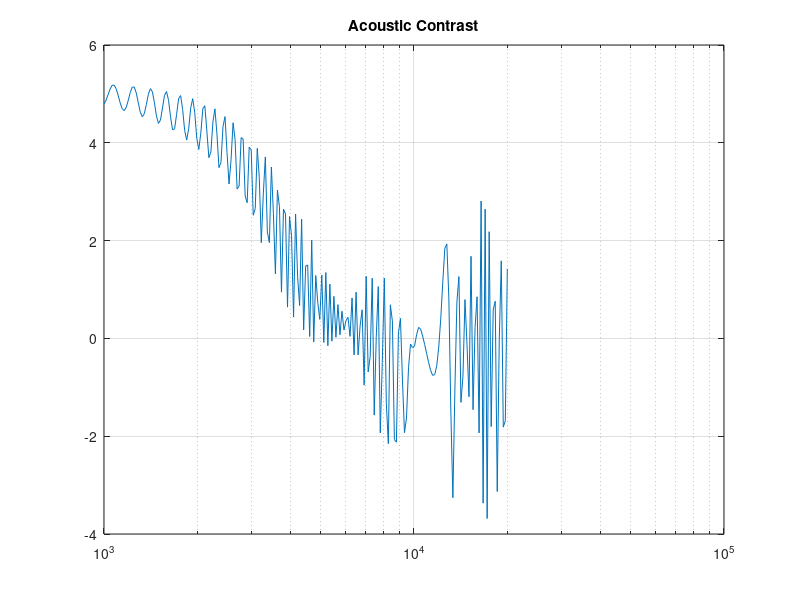

This chart was generated by the following MATLAB code:
%ACC_BEM

clc
clear
load D20
Freq = L20(:,1);

for i = 1:length(degr)
    L20C(:,i) = complex(L20(:,i+1),L20(:,i+2));
    R20C(:,i) = complex(R20(:,i+1),R20(:,i+2));
end

for f = 1:length(Freq)
    % Setup Acoustic variables
    omega = 2*pi*f;      % Angular frequency 
    c = 344;             % Speed of sound
    lambda = c./f;       % Wavelength
    rho = 1.225;         % Density of air
    k = (2*pi)./lambda;  % Wave number
    
    Zd = [[L20C(f,1:11),L20C(f,13:end)];[R20C(f,1:11),R20C(f,13:end)]].';
    Zb = [L20C(f,12),R20C(f,12)];
    nD = size(Zd,1);
    nB = 1;
    
    Rd = (Zd'*Zd);      
    Rb = (Zb'*Zb);
    
    %% Without regularization
    con(f) = cond(Rd);
    [V,D1] = eig(Rd\Rb);

    [md, idx] = max(diag(D1));
    q = V(:,idx);
    lam1 = sqrt(1./(q'*Rb*q));
    q = lam1.*q;
    
    Ref = 1j*omega*rho*exp(-1i*k.*1)./(4*pi*1); 
    qmono = mean(Zb*q)./Ref;
    
    AE(f) = 10*log10((q'*q)./((qmono'*qmono)));
    AC(f) = 10*log10((abs(q'*Rb*q.*nD))./(abs(q'*Rd*q.*nB)));
    
end
%%
figure(1)
% subplot(1,2,1)
semilogx(Freq,AC),title('Acoustic Contrast')
grid
% subplot(1,2,2)
% semilogx(Freq,AE),title('Array Effort')
% grid